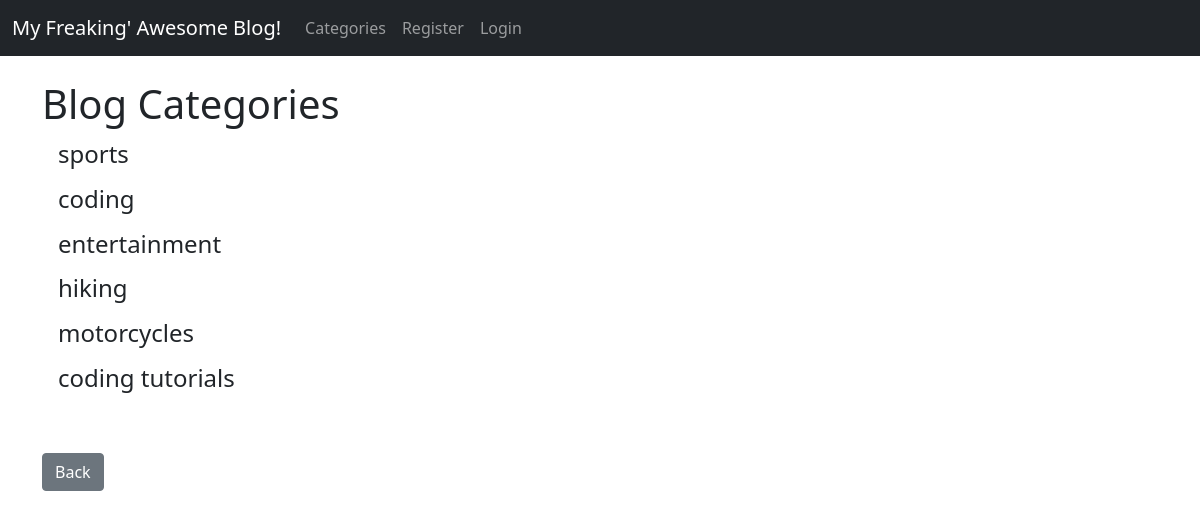
The page /category-list/ on the database its author committed.
### myblog/models.py (models this page shows, shortened)
class Category(models.Model):
    name = models.CharField(max_length=255)
    def __str__(self):
        return self.name

### myblog/views.py (the view)
# urls.py: path('category-list/',CategoryListView,name='category-list'),
def CategoryListView(request):
    cat_menu_list = Category.objects.all()
    return render(request,'category_list.html',{'cat_menu_list':cat_menu_list})

### myblog/templates/category_list.html (shortened to what this page needs)
{% extends 'base.html' %}
{% block content %}
      <h1>Blog Categories</h1>
      {% for item in cat_menu_list %}
          <h4><a class="dropdown-item" href="{% url 'category' item|slugify %}">{{item}}</a></h4>
      {% endfor %}
<br><br>
<a href="{% url 'home' %}" class="btn btn-secondary">Back</a>
{% endblock %}

### rows shown on the page
Category: name "sports"
Category: name "coding"
Category: name "entertainment"
Category: name "hiking"
Category: name "motorcycles"
Category: name "coding tutorials"
